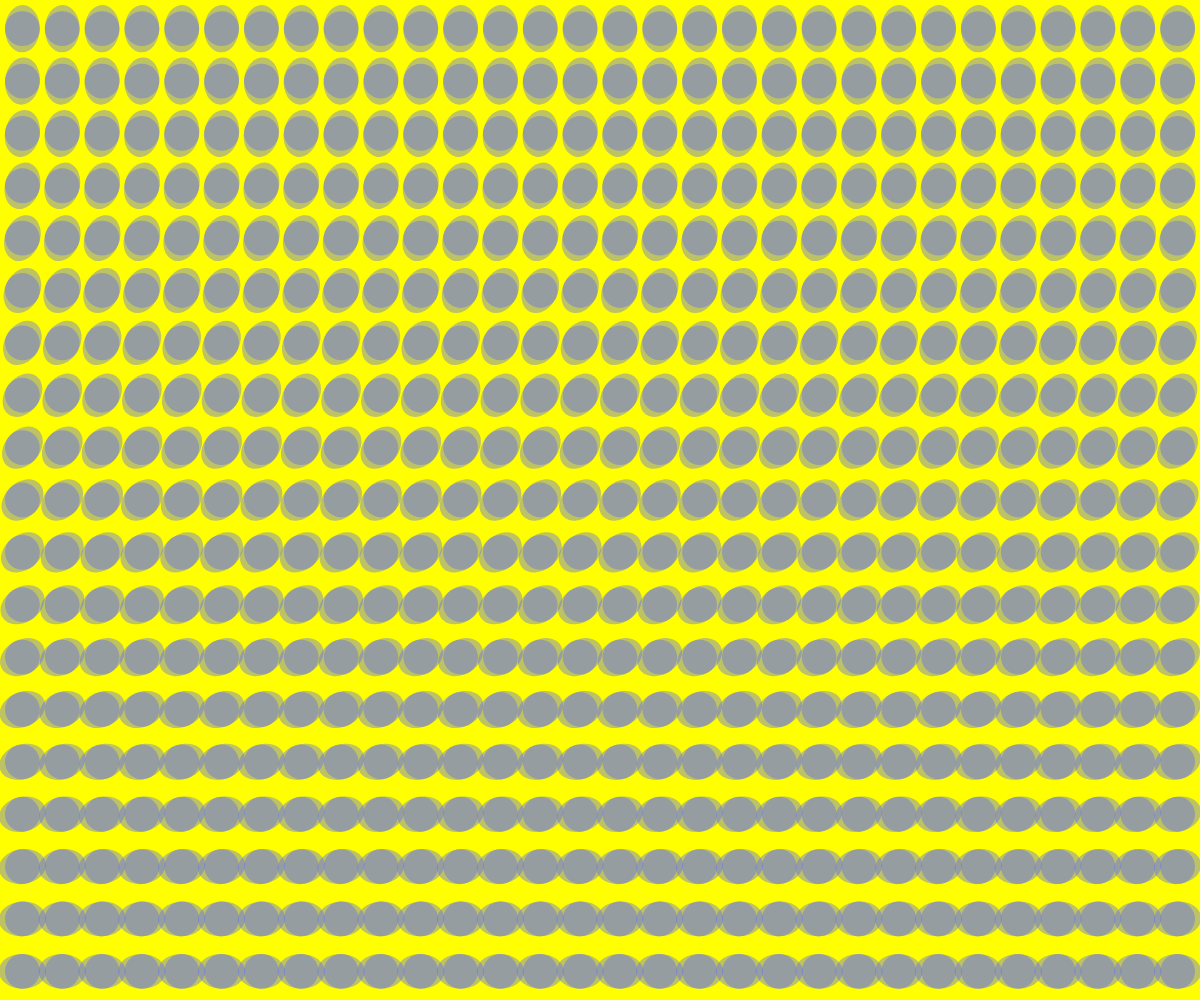
Frame 1 (no input)
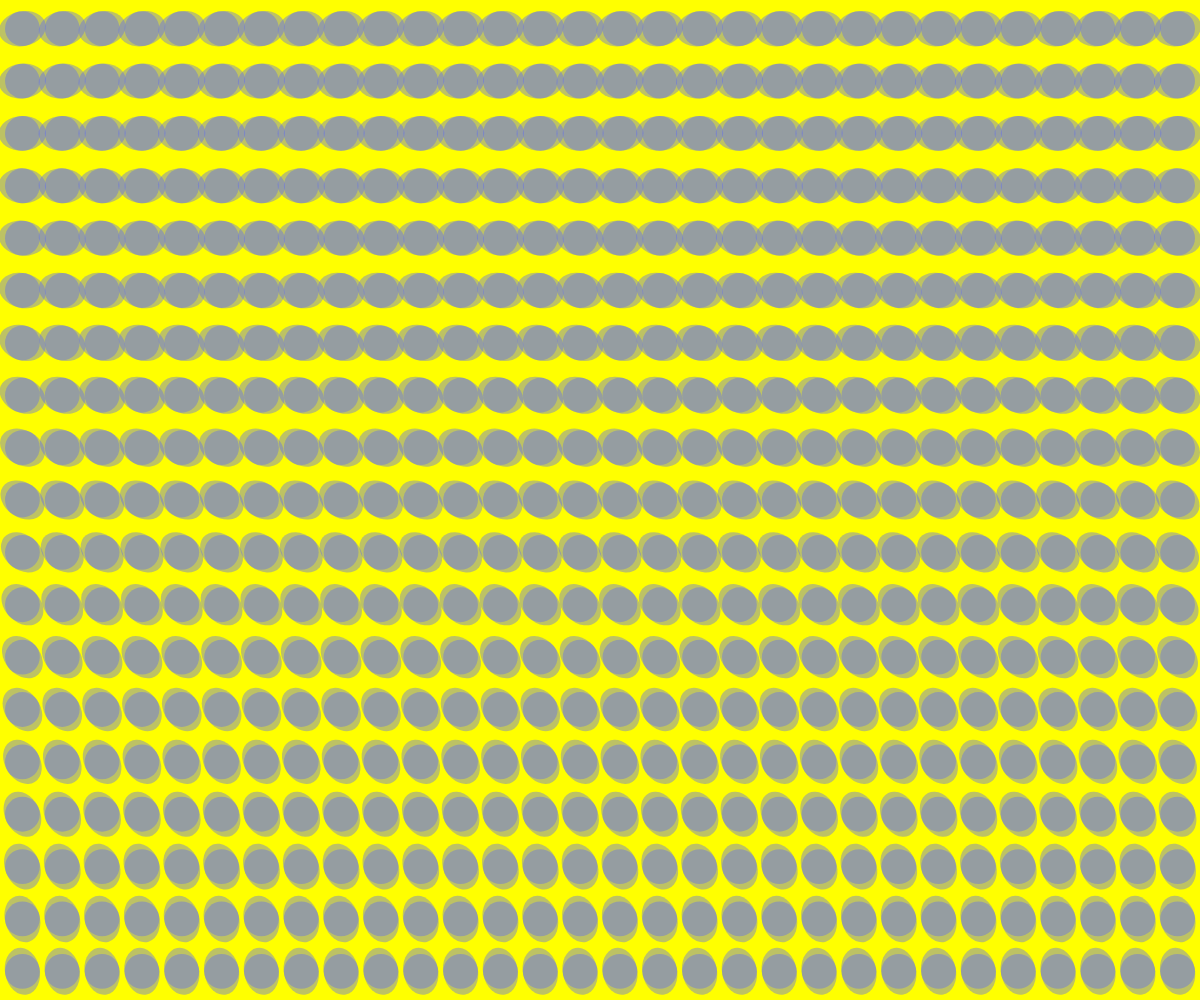
Frame 60 (no input)
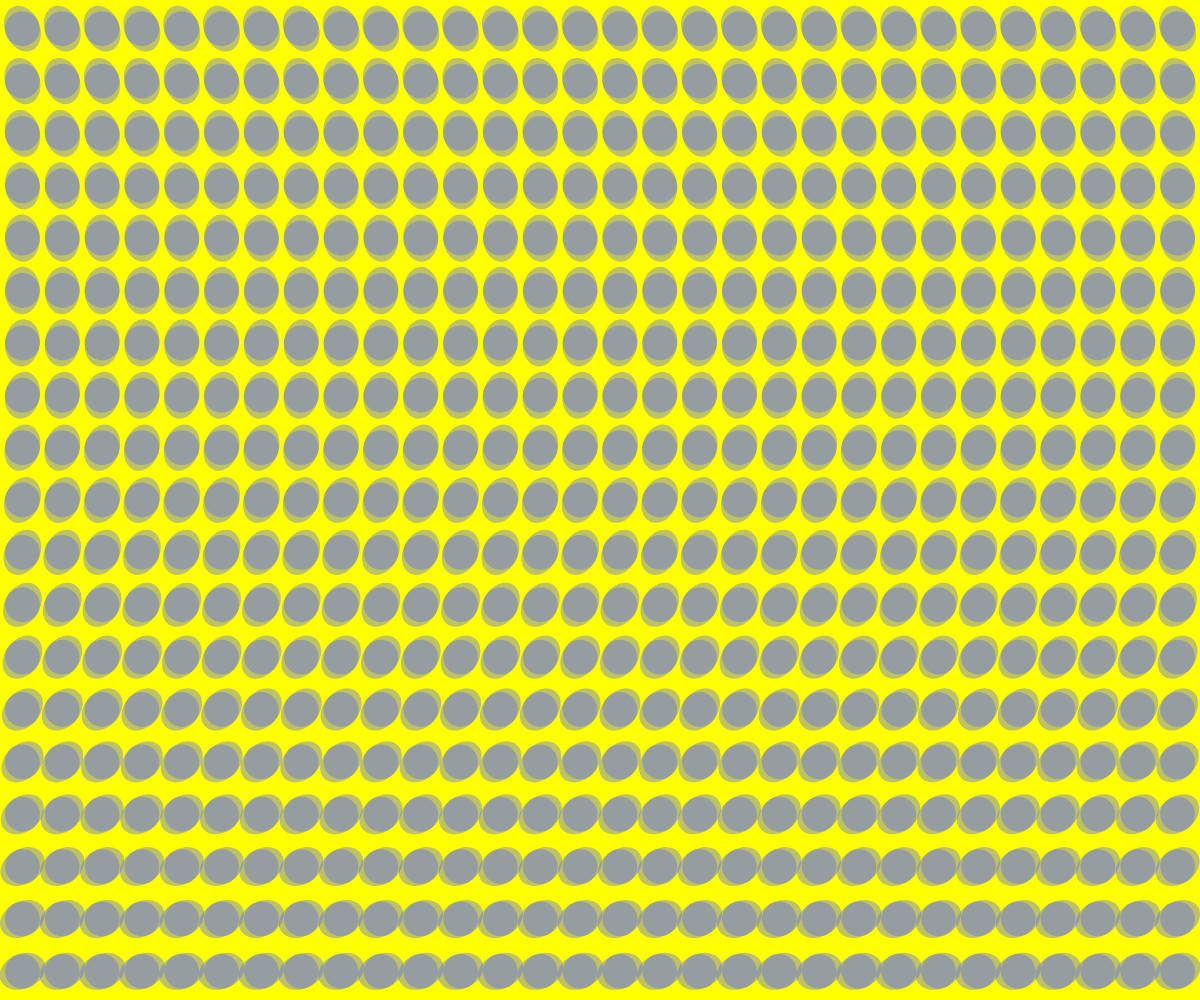
Frame 120 (the mouse pressed at the canvas centre since frame 60)

The p5.js sketch that drew these frames (run headless with seeded random() and noise() and a simulated clock; from frame 60 on, the mouse is pressed at the canvas centre):

// p5.js sketch
// ── sketch.js
/* AUTOMATICALLY GENERATED GRID */

// Initialise variables 
const row = 19;     // Number of shapes in a row
const col = 30;     // Number of shapes in a col
const pad = 5;      // Padding between shapes 
let sWidth, sHeight;
let words = [ "Blue", "Circles", "Are", "Fun"]  
let rgba = [87,101,255,100];     

function setup() {
    createCanvas(windowWidth, windowHeight); // canvas width/height
    sWidth = (width/col)-(pad+(pad/col));
    sHeight = (height/row)-(pad+(pad/row));
    rectMode(CENTER); // Rectangle coords from the center
    noStroke(1000);
    textSize(50);
  textAlign(CENTER);
// The text diplay

 
}

function draw(){
  background(255,255,0); 
  // Loop through Y values
  for(let i=0; i<row; i++){
    // Loop through X values
    for(let ii=0; ii<col; ii++){
      let x = pad+(ii*sWidth)+(pad*ii)+(sWidth/2);
      let y = pad+(i*sHeight)+(pad*i)+(sHeight/2);
      fill(rgba); 
      circle(x, y, sWidth, sHeight); 
         triangle( x, y, sWidth, sHeight);
      // Rotate the rects
      push();
        angleMode(DEGREES)
        translate(x, y);
        rotate(i*5); 
        rotate(millis() / 20 * PI / 2);
        ellipse(0, 0, sWidth, sHeight); 
      pop(); 
    }
  }
}
